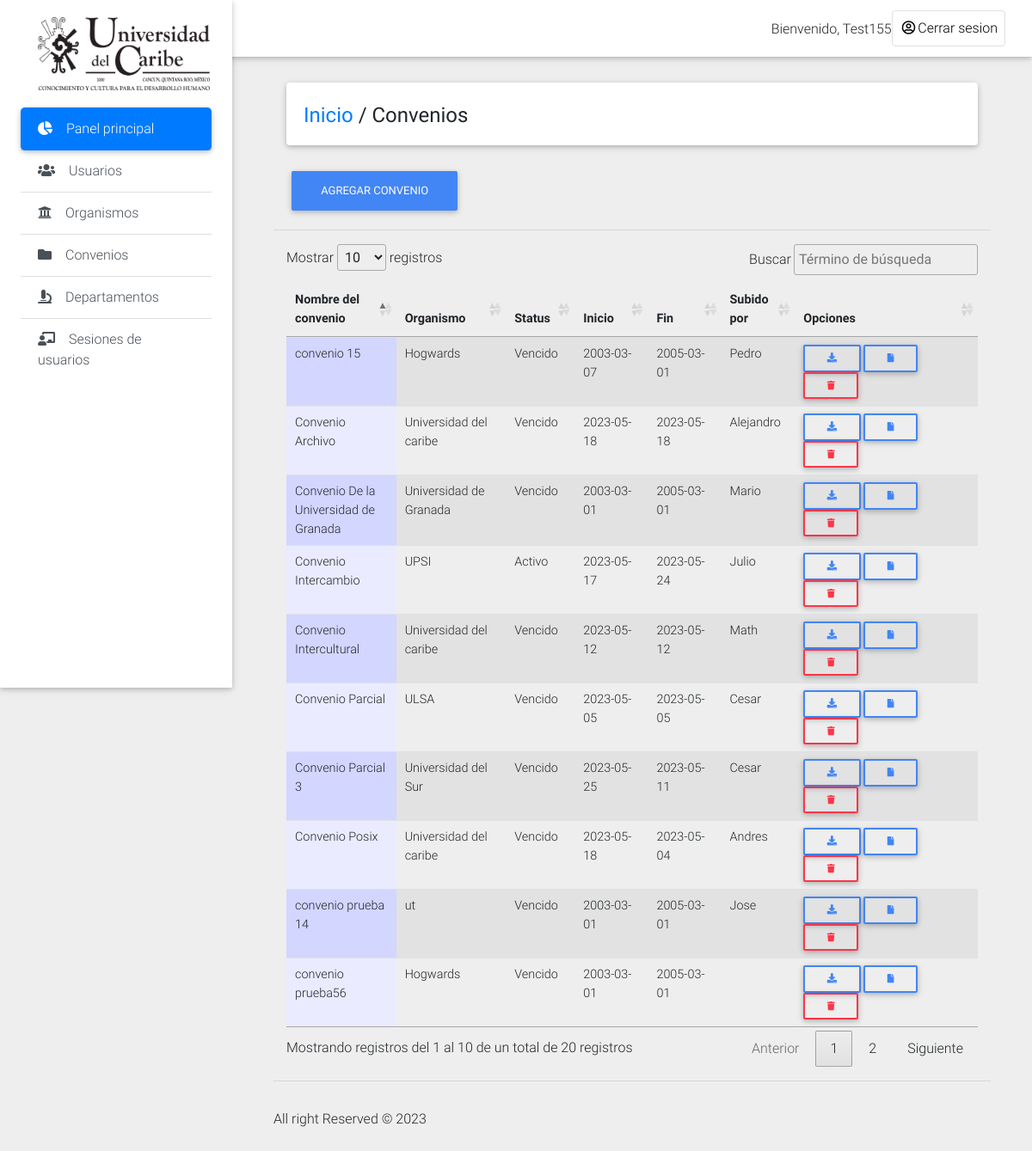
The app's page /Private_Dashboard/convenio.php (signed in) with its own data.
### tables this page shows
CREATE TABLE `usuarios` (
  `id_usuario` int(11) NOT NULL,
  `nombre_usuario` text NOT NULL,
  `email` text NOT NULL,
  `admin_password` text NOT NULL,
  `tipo_usuario` varchar(50) NOT NULL
);

CREATE TABLE `convenio` (
  `id_conv` int(11) NOT NULL,
  `nombre` varchar(128) NOT NULL,
  `organismo` text NOT NULL,
  `status` int(11) NOT NULL,
  `vigencia_inicio` date NOT NULL,
  `vigencia_final` date NOT NULL,
  `rep_ext` varchar(64) NOT NULL,
  `op_ext` varchar(64) NOT NULL,
  `dept_ext` text NOT NULL,
  `firma_ext` date NOT NULL,
  `rep_int` varchar(64) NOT NULL,
  `op_int` text NOT NULL,
  `dept_int` text NOT NULL,
  `firma_int` date NOT NULL,
  `beneficios` varchar(248) NOT NULL,
  `compromisos` varchar(248) NOT NULL,
  `usuario` varchar(32) NOT NULL,
  `ruta_archivo` varchar(64) NOT NULL,
  `estatus` int(11) NOT NULL
);

### Private_Dashboard/convenio.php (the view, shortened to what this page needs)
<!DOCTYPE html>
<html lang="en">
<head>
  <link rel="stylesheet" href="https://use.fontawesome.com/releases/v5.8.1/css/all.css">
  <link href="css/bootstrap.min.css" rel="stylesheet">
  <link href="css/mdb.min.css" rel="stylesheet">
  <link href="css/style.min.css" rel="stylesheet">
    <link rel="stylesheet" href="https://code.jquery.com/ui/1.13.0/themes/base/jquery-ui.css">
    <link rel="stylesheet" type="text/css" href="medias/css/dataTable.css" />
</head>
<body class="grey lighten-3">
  <header>
    <nav class="navbar fixed-top navbar-expand-lg navbar-light white scrolling-navbar">
      <div class="container-fluid">
        <div class="collapse navbar-collapse" id="navbarSupportedContent">
            <?php
             require_once("include/connection.php");
               $id = mysqli_real_escape_string($conn,$_SESSION['email']);
               $r = mysqli_query($conn,"SELECT * FROM usuarios where id_usuario = '$id'") or die (mysqli_error($conn));
               $row = mysqli_fetch_array($r);
               $id=$row['nombre_usuario'];
            ?>
          <ul class="navbar-nav nav-flex-icons">
                <li style="margin-top: 10px;">Bienvenido,  </font> <?php echo ucwords(htmlentities($id)); ?></li>
            <li class="nav-item">
              <a href="logout.php" class="nav-link border border-light rounded waves-effect">
               <i class="far fa-user-circle"></i>Cerrar sesion
              </a>
            </li>
          </ul>
        </div>
      </div>
    </nav>
     <div class="sidebar-fixed position-fixed">
      <a class="img-fluid"><img src="img/logo_ucaribe.png" width="200px" height="85px" div style="margin: 20px;"  alt="Responsive image">
    </a>
      <div class="list-group list-group-flush">
        <a href="dashboard.php" class="list-group-item active waves-effect">
          <i class="fas fa-chart-pie mr-3"></i>Panel principal
        </a>
         <a href="view_admin.php" class="list-group-item list-group-item-action waves-effect">
          <i class="fas fa-users mr-3"></i>Usuarios</a>
         <a href="organismos.php" class="list-group-item list-group-item-action waves-effect">
         <i class="fas fa-solid fa-university mr-3"></i>Organismos</a>
        <a href="convenio.php" class="list-group-item list-group-item-action waves-effect">
          <i class="fas fa-folder mr-3"></i>Convenios</a>
        <a href="departamento.php" class="list-group-item list-group-item-action waves-effect">
          <i class="fas fa-microscope mr-3"></i>Departamentos</a>
              <a href="user_log.php" class="list-group-item list-group-item-action waves-effect">
          <i class="fas fa-chalkboard-teacher mr-3"></i>Sesiones de usuarios</a>
      </div>
    </div>
  </header>
  <main class="pt-5 mx-lg-5">
    <div class="container-fluid mt-5">
      <div class="card mb-4 wow fadeIn">
        <div class="card-body d-sm-flex justify-content-between">
          <h4 class="mb-2 mb-sm-0 pt-1">
            <a href="dashboard.php">Inicio</a>
            <span>/</span>
            <span>Convenios</span>
          </h4>
        </div>
      </div>
    <button type="button" class="btn btn-primary" data-toggle="modal" data-target="#ModalDoc">
        Agregar convenio
      </button>
      </div>
<hr>
 <div class="col-md-12">
 <table id="dtable" class = "table table-striped">
     <thead>
    <th>Nombre del convenio</th>
    <th>Organismo</th>
    <th>Status</th>
    <th>Inicio</th>
    <th>Fin</th>
    <th>Subido por</th>
    <th>Opciones</th>
</thead>
<tbody>
        <?php
        require_once("include/connection.php");
      $query = mysqli_query($conn,"SELECT * FROM convenio group by nombre DESC") or die (mysqli_error($conn));
      while($file=mysqli_fetch_array($query)){
         $id =  $file['id_conv'];
         $name =  $file['nombre'];
         $org =  $file['organismo'];
         $vigencia_i =  $file['vigencia_inicio'];
         $vigencia_f =  $file['vigencia_final'];
         $user =$file['usuario'];
         $fecha_actual = date('Y-m-d');
         $fecha_vencimiento = date_create($vigencia_f);
         $intervalo = date_diff(date_create($fecha_actual), $fecha_vencimiento);
         $status = ($intervalo->format('%R') === '-') ? 'Vencido' : 'Activo';
      ?>
      <td width="15%"><?php echo  $name; ?></td>
      <td width="15%"><?php echo $org; ?></td>
      <td width="5%"><?php echo $status; ?></td>
       <td width="10%"><?php echo $vigencia_i; ?></td>
       <td width="10%"><?php echo $vigencia_f; ?></td>
       <td width="10%"><?php echo $user; ?></td>
       <td width="25%"><a href='downloads.php?file_id=<?php echo $id; ?>'  class="btn btn-sm btn-outline-primary"><i class="fas fa-download"></i></a>
       <a href='#<?php echo $id; ?>' data-id='<?php echo $id; ?>' data-toggle='modal' data-target='#myModal' class='btn btn-sm btn-outline-primary file-info'><i class='fa fa-file' id='file-<?php echo $id; ?>'></i></a>
       <a href='delete_conv.php?id=<?php echo $id; ?>'  class="btn btn-sm btn-outline-danger"onclick="return confirm('¿Estás seguro de que deseas eliminar este elemento?')"><i class="fa fa-trash"></i></a>
<?php } ?>
</tbody>
   </table>
    </div>
    <hr></div>
    <div class="footer-copyright py-3">
     <p>All right Reserved &copy; <?php echo date('Y');?> </p>
    </div>
<link rel="stylesheet" type="text/css" href="https://cdn.datatables.net/1.10.9/css/jquery.dataTables.min.css"/>
<link rel="stylesheet" type="text/css" href="https://cdn.datatables.net/responsive/1.0.3/css/dataTables.responsive.css">
</body>
</html>

### Private_Dashboard/medias/css/dataTable.css (style rules this page uses)
.sorting_asc { background: url('../images/sort_asc.png') no-repeat center right; }
.sorting { background: url('../images/sort_both.png') no-repeat center right; }
tr.odd td.sorting_1 { background-color: #D3D6FF; }
tr.even td.sorting_1 { background-color: #EAEBFF; }

### records on screen
usuarios: nombre_usuario "Test155"
convenio: nombre "convenio prueba56", organismo "Hogwards", vigencia_final "Vencido", vigencia_inicio "2003-03-01", vigencia_final "2005-03-01"
convenio: nombre "convenio prueba 14", organismo "ut", vigencia_final "Vencido", vigencia_inicio "2003-03-01", vigencia_final "2005-03-01", usuario "Jose"
convenio: nombre "Convenio Posix", organismo "Universidad del caribe", vigencia_final "Vencido", vigencia_inicio "2023-05-18", vigencia_final "2023-05-04", usuario "Andres"
convenio: nombre "Convenio Parcial 3", organismo "Universidad del Sur", vigencia_final "Vencido", vigencia_inicio "2023-05-25", vigencia_final "2023-05-11", usuario "Cesar"
convenio: nombre "Convenio Parcial", organismo "ULSA", vigencia_final "Vencido", vigencia_inicio "2023-05-05", vigencia_final "2023-05-05", usuario "Cesar"
convenio: nombre "Convenio Intercultural", organismo "Universidad del caribe", vigencia_final "Vencido", vigencia_inicio "2023-05-12", vigencia_final "2023-05-12", usuario "Math"
convenio: nombre "Convenio Intercambio", organismo "UPSI", vigencia_final "Activo", vigencia_inicio "2023-05-17", vigencia_final "2023-05-24", usuario "Julio"
convenio: nombre "Convenio De la Universidad de Granada", organismo "Universidad de Granada", vigencia_final "Vencido", vigencia_inicio "2003-03-01", vigencia_final "2005-03-01", usuario "Mario"
convenio: nombre "Convenio Archivo", organismo "Universidad del caribe", vigencia_final "Vencido", vigencia_inicio "2023-05-18", vigencia_final "2023-05-18", usuario "Alejandro"
convenio: nombre "convenio 15", organismo "Hogwards", vigencia_final "Vencido", vigencia_inicio "2003-03-07", vigencia_final "2005-03-01", usuario "Pedro"
